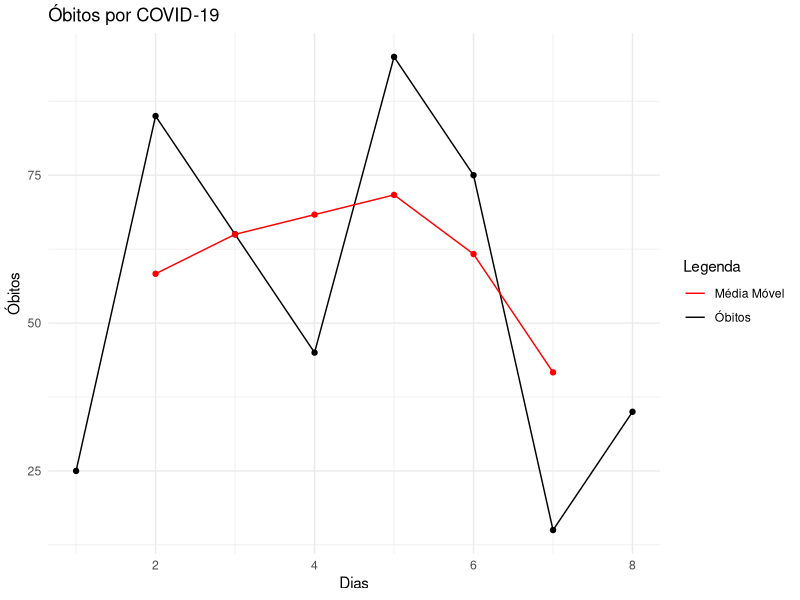

This chart was generated by the following R code:
## ---- chunk 1
peso_recem_nascidos <- c(2.5, 3.75, 2.25, 3.45, 3.75)
peso_recem_nascidos
## ---- chunk 2
mean(peso_recem_nascidos)

## ---- chunk 3
#Vetor do conjunto de dados
notas <- c(80, 85, 95)

#Vetor dos pesos 
pesos <- c(6, 3, 1)

#Calculo da média
media_ponderada <- weighted.mean(notas, pesos)

#Resultado 
media_ponderada

## ---- chunk 4
qtd_albumina <- c(5.1, 5, 5.2, 4.5, 4.8, 4.9, 5, 5.2, 5.4, 5.1, 4.9, 5, 4.9, 5.1, 5.3, 5.1, 5.1, 5.3, 4.7, 5.3, 4.7, 5.4, 5, 5.5, 5)

sort(qtd_albumina) #ordena os dados
range(qtd_albumina) #descobre o menor e o maior número

amp_total <- ceiling(max(qtd_albumina)-min(qtd_albumina))
amp_total

k <- nclass.FD(qtd_albumina)

length(qtd_albumina)
k <- ceiling((sqrt(length(qtd_albumina))))

c <- amp_total / (k-1)

infclass <- min(qtd_albumina)

supclass <- infclass + (k*c)


brk <- seq(infclass,supclass,c)

tabela_freq_albumina_t <- table(cut(qtd_albumina,breaks = brk, right = FALSE))

tabela_freq_albumina <- prop.table(tabela_freq_albumina_t)
## ---- chunk 5
library(knitr)
library(kableExtra)


tabela_formatada <- data.frame(FrequenciaAbsoluta = as.vector(tabela_freq_albumina_t),
                               FrequenciaRelativa = as.vector(tabela_freq_albumina))
tabela_formatada <- cbind(Intervalo = names(tabela_freq_albumina_t), tabela_formatada)
kable(tabela_formatada, align = "c") %>%
  kable_classic(full_width = F, html_font = "Cambria") %>%
  kable_styling(bootstrap_options = "condensed") %>%
  kable_styling(bootstrap_options = "condensed")
## ---- chunk 6
#Descobrindo a média para dados agrupados
xi <- (brk[-1] + brk[-length(brk)]) / 2
xi

media_agrupada <- sum(xi * tabela_freq_albumina) /
  sum(tabela_freq_albumina)

media_agrupada
## ---- chunk 7
media_agrupada_1 <- weighted.mean(xi, tabela_freq_albumina)
media_agrupada_1

## ---- chunk 8
library(tidyverse)
library(dplyr)

semanas <- c(1, 2, 3, 4, 5)
infectados <- c(3, 9, 27, 81, 243)

tabela <- tibble(Semanas = semanas, "n° de infectados" = infectados)

library(kableExtra)
library(knitr)
kable(tabela) %>%
  kable_classic(full_width = F, html_font = "Cambria") %>%
  kable_styling(bootstrap_options = "condensed") %>%
  row_spec(0, bold = TRUE) %>%
  row_spec(1:nrow(tabela), align = "c")
## ---- chunk 9
n_infectados <- c(3, 9, 27, 81, 243)

#Calculando a média Geométrica
media_geom <- prod(n_infectados)^(1/length(n_infectados))

media_geom
## ---- chunk 10
library(tidyverse)
library(dplyr)

dias <- c(1, 2, 3, 4, 5, 6, 7, 8)
mortos <- c(25, 85, 65, 45, 95, 75, 15, 35)

tabela_MM <- tibble(Dias = dias, "óbitos" = mortos)

library(kableExtra)
library(knitr)
kable(tabela_MM) %>%
  kable_classic(full_width = F, html_font = "Cambria") %>%
  kable_styling(bootstrap_options = "condensed") %>%
  row_spec(0, bold = TRUE) %>%
  row_spec(1:nrow(tabela_MM), align = "c")

  
  

## ---- chunk 11
library(tidyverse)
library(zoo)

#criando o vetorde dados
mortos <- c(25, 85, 65, 45, 95, 75, 15, 35)

#calculando a média móvel

media_m <- rollmean(mortos, k = 3, fill = NA)
media_m
## ---- chunk 12
library(ggplot2)

#Criando um vetor para as observações com valores de 1 até o comprimento máximo

observacoes <- 1: length(mortos)

#Criando um dataframe

df <- data.frame(observacoes = 1:length(mortos), mortos, media_m)

# Plotando o gráfico
ggplot(df, aes(x = observacoes)) +
  geom_line(aes(y = mortos, color = "Óbitos")) +
  geom_line(aes(y = media_m, color = "Média Móvel")) +
  geom_point(aes(y = mortos), color = "black") +
  geom_point(aes(y = media_m), color = "red") +
  labs(title = "Óbitos por COVID-19", x = "Dias", y = "Óbitos", color = "Legenda") +
  scale_color_manual(values = c("red", "black")) +
  theme_minimal()

## ---- chunk 13
library(kableExtra)
library(knitr)

ano <- c(1, 2, 3, 4, 5, 6, 7, 8, 9, 10, 11)
n <- c(100, 100, 12, 10, 100, 100, 100, 100, 100, 100, 100)

tabela_lontras <- tabela_MM <- tibble(Ano = ano, n = n)

tabela_lontras %>%
  kbl() %>%
  kable_classic(full_width = F, html_font = "Cambria") %>%
  row_spec(0, bold = TRUE) %>%
  row_spec(1:nrow(tabela_lontras), align = "c")



## ---- chunk 14
n <- c(100, 100, 12, 10, 100, 100, 100, 100, 100, 100, 100)

reciproco <- 1 / n

#calculando a média harmônica

media_harm <- length(n) / sum(reciproco)

media_harm
## ---- chunk 15

mediana_a <- c(2, 2, 4, 5, 6, 7, 8)
mediana_b <- c(3, 3, 4, 5, 7, 8, 9, 9)
## ---- chunk 16
median(mediana_a)
median(mediana_b)


## ---- chunk 17
freq_abs_acumulada <- cumsum(tabela_freq_albumina_t)
freq_abs_acumulada
## ---- chunk 18
library(knitr)
library(kableExtra)


tabela_formatada <- data.frame("Frequencia Absoluta" = as.vector(tabela_freq_albumina_t),
                               "Frequencia Relativa" = as.vector(tabela_freq_albumina), "Frequencia Abs Baixo" = as.vector(freq_abs_acumulada))
tabela_formatada <- cbind(Intervalo = names(tabela_freq_albumina_t), tabela_formatada)
kable(tabela_formatada, align = "c") %>%
  kable_classic(full_width = F, html_font = "Cambria") %>%
  kable_styling(bootstrap_options = "condensed") %>%
  kable_styling(bootstrap_options = "condensed")

## ---- chunk 19
# Retomadno a tabela de frequéncias do exemplo
tabela_freq_albumina_t <- table(cut(qtd_albumina, breaks = brk, right = FALSE))

# identificando o intervalo que contém a mediana
intervalo_mediana <- which.max(tabela_freq_albumina_t)
intervalo_mediana

## ---- chunk 20
# Encontrando o limite inferior do intervalo que contém a mediana (LiRmd)
liRmd <- as.numeric(names(tabela_freq_albumina_t)[intervalo_mediana])
liRmd
## ---- chunk 21
# Encontrando a amplitude dos intervalos de classe (h)
h <- c[1]
h
## ---- chunk 22
# Encontrando o tamanho da amostra (n)
n <- sum(tabela_freq_albumina_t)
n

## ---- chunk 23
# Encontrando a frequência absoluta acumulada para baixo no intervalo anterior que contém a mediana (Fant)
fant <- sum(tabela_freq_albumina_t[1:(intervalo_mediana-1)])
fant
## ---- chunk 24
# Encontrando a frequência absoluta simples no intervalo que contém a mediana (Fmd)
fmd <- tabela_freq_albumina_t[intervalo_mediana]
fmd
## ---- chunk 25
mediana <- 5 + h * ((n/2 - fant)/fmd)
mediana
## ---- chunk 26
moda_a <- c(3, 4, 4, 5, 5, 5, 6, 7, 8)
table(moda_a)
## ---- chunk 27
moda_calculo <- subset(table(moda_a), table(moda_a) == max (table(moda_a)))
moda_calculo
## ---- chunk 28
#Retomadno a tabela de frequéncias do exemplo
tabela_freq_albumina_t <- table(cut(qtd_albumina, breaks = brk, right = FALSE))
## ---- chunk 29
#Encontrando o indice da classe da modal
indice_moda <- which.max(tabela_freq_albumina_t)
indice_moda

## ---- chunk 30
#Encontrando a frequência modal
frequencia_modal <- tabela_freq_albumina_t[indice_moda]
frequencia_modal
## ---- chunk 31
frequencia_anterior <- tabela_freq_albumina_t[indice_moda - 1]
frequencia_anterior
## ---- chunk 32
frequencia_seguinte <- tabela_freq_albumina_t[indice_moda + 1]
frequencia_seguinte
## ---- chunk 33
amplitude_modal <- c[1]
amplitude_modal

## ---- chunk 34
delta1 <- frequencia_modal - frequencia_anterior
delta1
## ---- chunk 35
delta2 <- frequencia_modal - frequencia_seguinte
delta2

## ---- chunk 36
moda_agrupada <- brk[indice_moda] + (delta1 / (delta1 + delta2)) * amplitude_modal
moda_agrupada
## ---- chunk 37
amplitude_exemplo <- read.csv("amplitudes_exemplo.csv", sep = ";", header = TRUE)

## ---- chunk 38
amplitude_total_B <- max(amplitude_exemplo$altura_cm_B) - min(amplitude_exemplo$altura_cm_B)

amplitude_total_B
## ---- chunk 39
varianca_coluna_B <- var(amplitude_exemplo$altura_cm_B)

varianca_coluna_B
## ---- chunk 40
qtd_albumina <- c(5.1, 5, 5.2, 4.5, 4.8, 4.9, 5, 5.2, 5.4, 5.1, 4.9, 5, 4.9, 5.1, 5.3, 5.1, 5.1, 5.3, 4.7, 5.3, 4.7, 5.4, 5, 5.5, 5)

sort(qtd_albumina) #ordena os dados
range(qtd_albumina) #descobre o menor e o maior número

amp_total <- ceiling(max(qtd_albumina)-min(qtd_albumina))


k <- nclass.FD(qtd_albumina)

length(qtd_albumina)
k <- ceiling((sqrt(length(qtd_albumina))))

c <- amp_total / (k-1)

infclass <- min(qtd_albumina)

supclass <- infclass + (k*c)


brk <- seq(infclass,supclass,c)

tabela_freq_albumina_t <- table(cut(qtd_albumina,breaks = brk, right = FALSE))

tabela_freq_albumina <- prop.table(tabela_freq_albumina_t)
## ---- chunk 41
ponto_medio_classes <- (brk[-1] + brk[-length(brk)]) / 2
ponto_medio_classes
## ---- chunk 42
library(knitr)
library(kableExtra)


tabela_formatada <- data.frame(FrequenciaAbsoluta = as.vector(tabela_freq_albumina_t),
                               FrequenciaRelativa = as.vector(tabela_freq_albumina),
                               xi = as.vector(ponto_medio_classes))
tabela_formatada <- cbind(Intervalo = names(tabela_freq_albumina_t), tabela_formatada)
kable(tabela_formatada, align = "c") %>%
  kable_classic(full_width = F, html_font = "Cambria") %>%
  kable_styling(bootstrap_options = "condensed") %>%
  kable_styling(bootstrap_options = "condensed")
## ---- chunk 43
soma_fixi <- sum(tabela_freq_albumina_t * ponto_medio_classes)
soma_fixi

## ---- chunk 44
fixi_quadrado <- sum((tabela_freq_albumina_t * (ponto_medio_classes)^2))
fixi_quadrado
## ---- chunk 45
soma_fi <- sum(tabela_freq_albumina_t)
soma_fi
## ---- chunk 46
variancia_classes <- (sum(fixi_quadrado - ((soma_fixi)^2 / soma_fi)) / 
                        (soma_fi - 1))
variancia_classes
